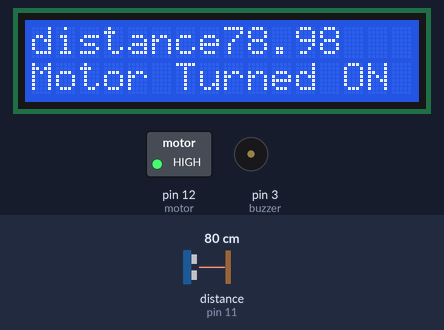
A sketch run on a simulated Arduino Uno, built with avr-gcc and run on an emulated ATmega328P. Shown: 16×2 character LCD, switched loads named in the sketch (green lamp = pin HIGH), buzzer (waves = sounding, pin HIGH). Wiring (inferred from the names in the program): ultrasonic range finder: trigger pin 10; echo pin 11. The test bench sets the inputs (shaded band); at power-on: distance to the obstacle (sensor on pin 11) 80 cm. The echo pulse lasts 58.3 µs per cm; pins used as bus, display or sensor lines are not drawn.

Above: at 3.2 s.
3.3 s: distance to the obstacle (sensor on pin 11) set to 7 cm
At 7.9 s:
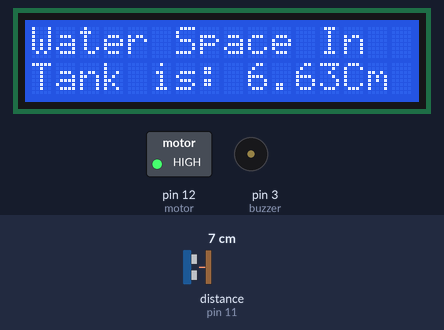
9.6 s: distance to the obstacle (sensor on pin 11) set to 4 cm
At 11.5 s:
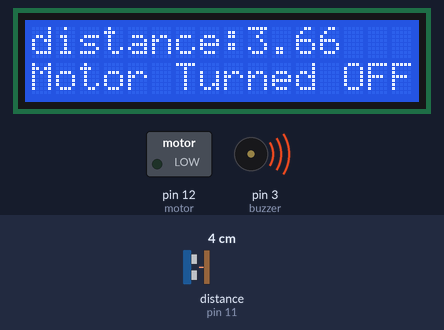
17.1 s: distance to the obstacle (sensor on pin 11) set to 2 cm
At 22.2 s:
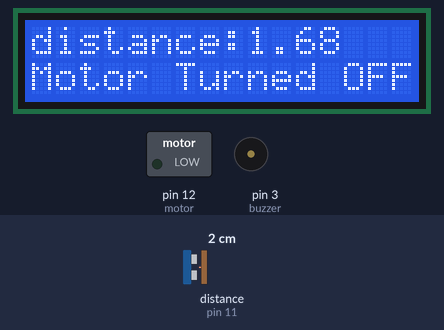
Timing chart, 0 to 23.7 s (numbered marks = the images above; inputs shaded):
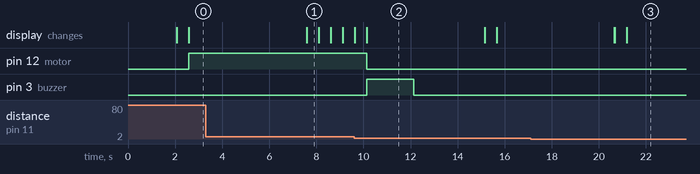

The sketch:

main.ino
```cpp
#include <LiquidCrystal.h
#define trigger 10
#define echo 11
#define motor 12
#define buzzer 3
LiquidCrystal lcd(9,8,7,6,5,4);
float time=0.0,distance=0.0;
int temp = 0;
void setup() {
lcd.begin(16,2);
pinMode(trigger,OUTPUT);
pinMode(echo,INPUT);
pinMode(motor, OUTPUT);
pinMode(buzzer, OUTPUT);
lcd.print(" Water Level ");
lcd.setCursor(0,1);
lcd.print(" Indicator ");
delay(2000);
}
void loop()
{
 lcd.clear();
digitalWrite(trigger,LOW);
delayMicroseconds(2);
digitalWrite(trigger,HIGH);
delayMicroseconds(10);
digitalWrite(trigger,LOW);
delayMicroseconds(2);
time=pulseIn(echo,HIGH);
distance=time*340.0/20000.0;
lcd.clear();
lcd.print("Water Space In ");
lcd.setCursor(0,1);
lcd.print("Tank is: ");
lcd.print(distance);
lcd.print("Cm");
delay(500);
if(distance<5 && temp == 0)
{
 digitalWrite(motor, LOW);
 digitalWrite(buzzer, HIGH);
 lcd.clear();
 lcd.print("distance:");
lcd.print(distance);
 lcd.setCursor(0,1);
 lcd.print("Motor Turned OFF");
 delay(2000);
 digitalWrite(buzzer, LOW);
 delay(3000);
 temp = 1;
}
else if(distance<5 && temp == 1)
{
 digitalWrite(motor, LOW);
 digitalWrite(buzzer,LOW );
 lcd.clear();
 lcd.print("distance:");
 lcd.print(distance);
 lcd.setCursor(0,1);
 lcd.print("Motor Turned OFF");
 delay(2000);
 digitalWrite(buzzer, LOW);
 delay(3000);
 }
else if(distance>16)
{
 digitalWrite(motor, HIGH);
 lcd.clear();
 lcd.print("distance");
 lcd.print(distance);
 lcd.setCursor(0,1);
 lcd.print("Motor Turned ON");
 delay(5000);
 temp = 0;
}

}
```

Measured:
- the behaviour switches between 6 and 5 cm on distance to the obstacle (sensor on pin 11) (found by bisection; images 1 and 2)
- after the input at 9.6 s, pin 12 (motor): HIGH → LOW after 0.53 s; pin 3 (buzzer): LOW → HIGH after 0.53 s, → LOW 2.0 s later; the display: first differs from a run without the input at once (image 2 shows a later state)
- what the display in image 1 shows lasts 0.5 s, from 7.6 s to 8.1 s
- what the display in image 2 shows lasts 5.0 s, from 10.1 s to 15.1 s
